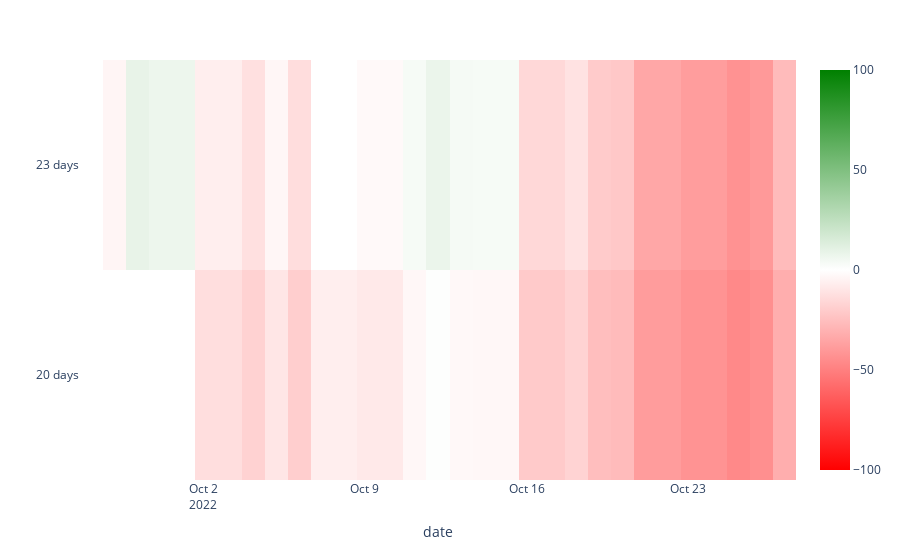

Here is the notebook cell this chart was saved with:
### Code cell
fig = px.imshow(all_df.transpose(), color_continuous_scale=[(0,'red'), (0.5,'white'), (1.0, 'green')], range_color=(-100 ,100))
fig.show()

### Figure 1 — Plotly figure (JSON) as saved in the notebook; plotly's stock layout.template omitted (floating-point values rounded to 4 significant figures)
{"data": [{"coloraxis": "coloraxis", "hovertemplate": "date: %{x}<br>y: %{y}<br>color: %{z}<extra></extra>", "name": "0", "type": "heatmap", "x": ["2022-09-27T04:00:00", "2022-09-28T04:00:00", "2022-09-29T04:00:00", "2022-09-30T04:00:00", "2022-10-03T04:00:00", "2022-10-04T04:00:00", "2022-10-05T04:00:00", "2022-10-06T04:00:00", "2022-10-07T04:00:00", "2022-10-10T04:00:00", "2022-10-11T04:00:00", "2022-10-12T04:00:00", "2022-10-13T04:00:00", "2022-10-14T04:00:00", "2022-10-17T04:00:00", "2022-10-18T04:00:00", "2022-10-19T04:00:00", "2022-10-20T04:00:00", "2022-10-21T04:00:00", "2022-10-24T04:00:00", "2022-10-25T04:00:00", "2022-10-26T04:00:00", "2022-10-27T04:00:00"], "xaxis": "x", "y": ["23 days", "20 days"], "yaxis": "y", "z": [[0, -4.01, 9.14, 7.01, -6.7, -12.02, -3.57, -13.46, 0, -2.19, 3.51, 7.7, 3.94, 3.51, -15.15, -11.46, -20.41, -21.48, -34.63, -38.32, -42.58, -39.89, -26.86], [0, 0, 0, 0, -12.81, -17.79, -9.89, -19.13, -6.55, -8.6, -3.28, 0.64, -2.87, -3.28, -20.71, -17.26, -25.63, -26.62, -38.91, -42.36, -46.34, -43.83, -31.66]]}], "layout": {"coloraxis": {"cmax": 100, "cmin": -100, "colorscale": [[0, "red"], [0.5, "white"], [1, "green"]]}, "margin": {"t": 60}, "xaxis": {"anchor": "y", "constrain": "domain", "domain": [0, 1], "scaleanchor": "y", "title": {"text": "date"}}, "yaxis": {"anchor": "x", "autorange": "reversed", "constrain": "domain", "domain": [0, 1]}}}
